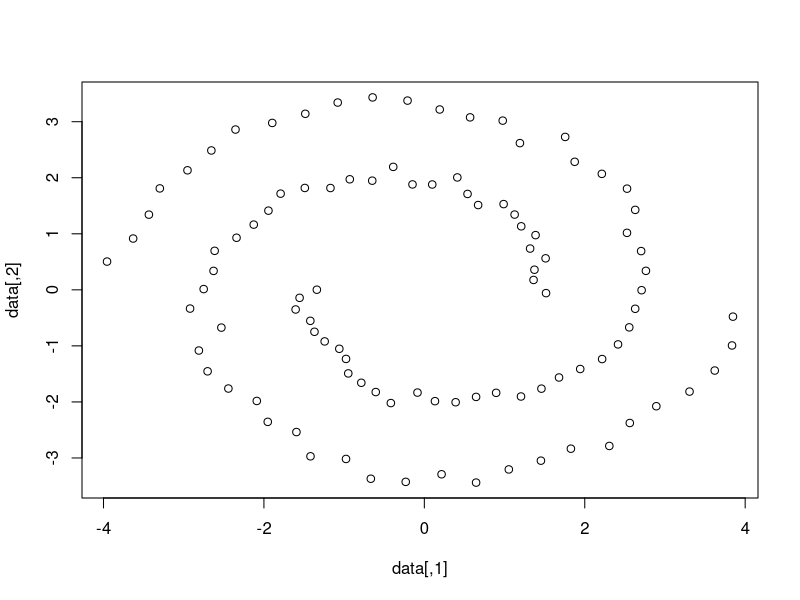
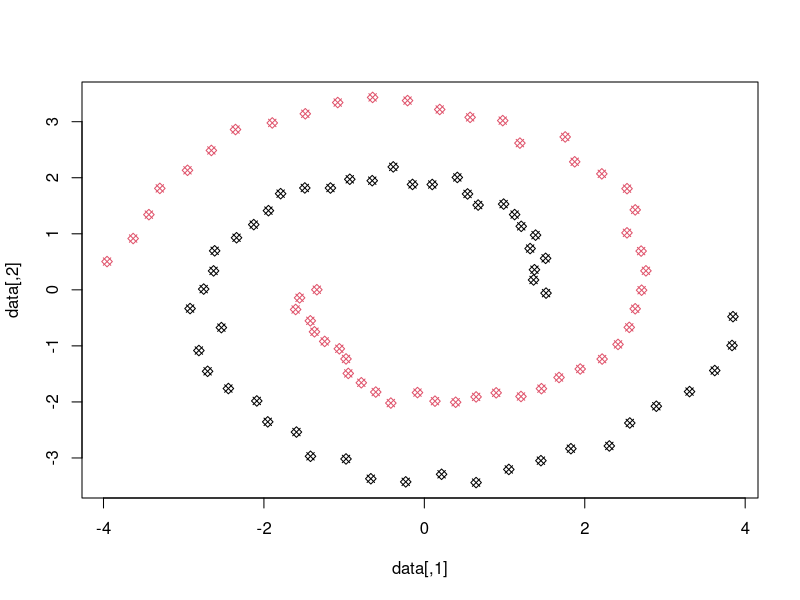
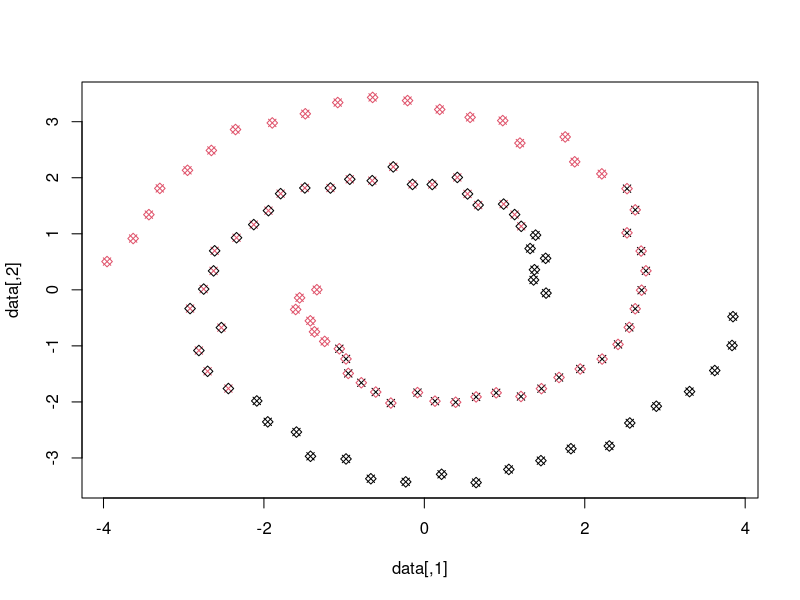

Here is the R script that generated these plots, in order:
library(mlbench)
library(kernlab)

# Create data
initial_data <- mlbench.spirals(100, 1, 0.025)
data <- 4 * initial_data$x

# Explore data
plot(data)

# Train the model
model <- specc(data, centers = 2)

# Explore the model
plot(data, col = model, pch = 4)

# Fix results in order to compare later
points(data, col = initial_data$classes, pch = 5)

# Compare using k-means
cluster_kmeans <- kmeans(data, 2)

# Draw it
plot(data, col = cluster_kmeans$cluster, pch = 4)
# It groups by physical position rather than tendency

# Draw initial points to compare
points(data, col = initial_data$classes, pch = 5)
